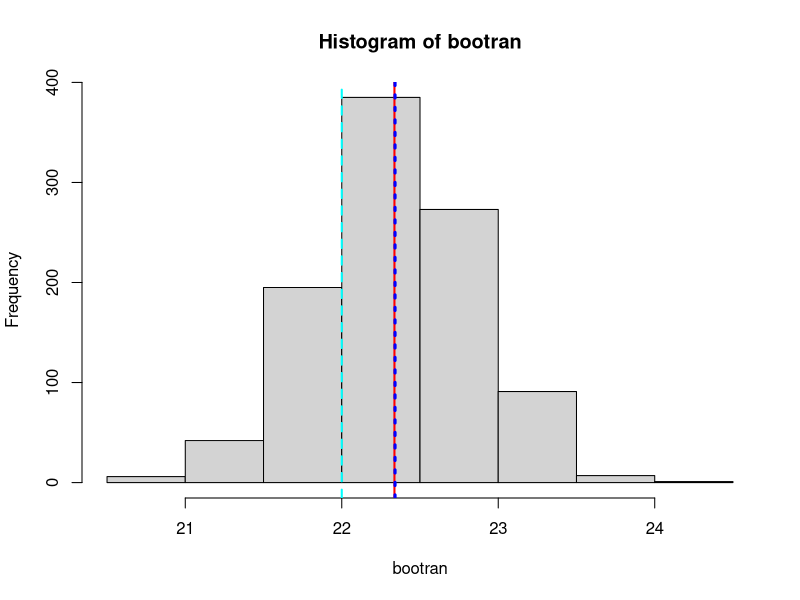

This figure's R source:
##########################################################
# Mariana Llamas-Cendon
# MSDS 6303 - 405
# Homework 4
# First random distribution sample
# 19 Oct 2016
##########################################################

# Create a normal distribution with two different sample sizes

## As opposed to Rnorm.R, the random normal distribution sample that will be generated with 100 observations, a mean of 22 and a SD of 5

y <- rnorm(100, 22, 5)

### Again, we will find the mean of the random normal distribution sample generated in the previous step.

ybar <-mean(y)
ybar

## In this case the number of replications to bootstrap will remain 1000
### Initialize vector nreplics to store the number of replications

nreplics <- 1000

### Generate vector called bootran to coerce nreplics into a numeric type (in case is not numeric)

bootran <- numeric(nreplics)

### Use a for loop to bootstrap sample and obtain an estimate of the population mean

for (i in 1:nreplics){
  bootsample <-sample(y, 100, replace=TRUE) # initialize vector bootsamps to get a sample for each of the 1000 repetitions, with replacement
  bootran[i] <- mean(bootsample)} # put the mean of that sample into vector bootmean, that will return 1000 sample means from the 1000 bootstrap samples

### Get a summary for the bootstrap sample
summary(bootran)

### Create histogram for vector bootran

hist(bootran)

### Identify the mean of the random normal distribution sample xbar on the histogram 

abline(v=ybar, col="red", lwd=2)

### Identify the mean of the bootstrap sample on the histogram

abline(v=mean(bootran), col="blue", lwd=3, lty=3)

### Compare to the mean of 22 set for the normal distribution x

abline(v=22, col="cyan", lwd=2, lty=2)

### Calculate standard deviation of bootran

sd(bootran)

### Calculate Mean Square Error of original random normal distribution sample

msqerror <- sd(y)/sqrt(100)
msqerror





